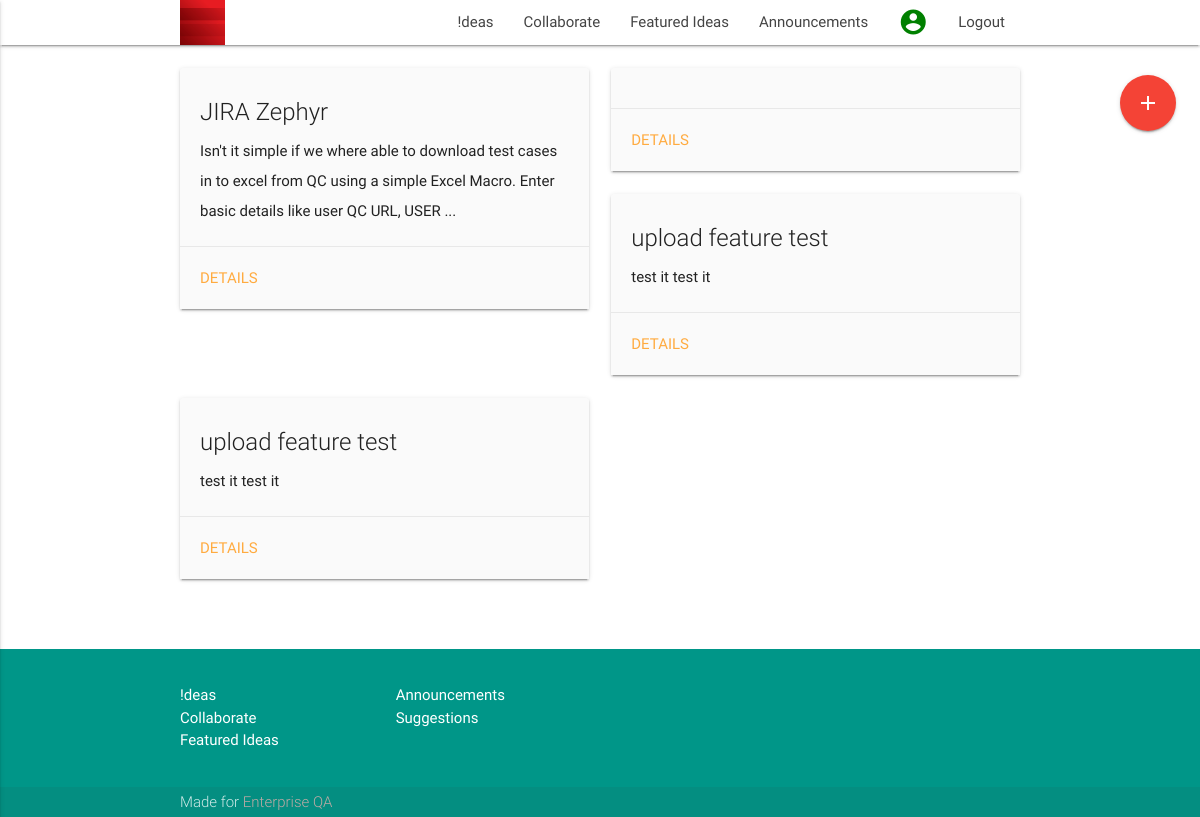
Screenshot of /ideas/me/comments (signed in) with the database file from the repository.
### database.py (models this page shows)
class Comments(Base):
    __tablename__ = 'comments'
    id = Column(Integer, primary_key=True)
    idea_id = Column(Integer, ForeignKey(Ideas.id))
    comment = Column(String(200), nullable=False)
    isActive = Column(Boolean, default=True)
    createdBy = Column(Integer, ForeignKey(User.id))
    createdDate = Column(DateTime(timezone=True), server_default=func.now())
    updatedDate = Column(DateTime(timezone=True), onupdate=func.now())
    user = relationship("User", foreign_keys=[createdBy])
    idea = relationship("Ideas", foreign_keys=[idea_id])

class Ideas(Base):
    __tablename__ = 'ideas'
    id = Column(Integer, primary_key=True)
    title = Column(String(150), nullable=False)
    summary = Column(String(2000), nullable=False)
    tags = Column(String(30), nullable=True)
    filename = Column(String(50), nullable=True)
    filePath = Column(String(100), nullable=True)
    user_id = Column(Integer, ForeignKey(User.id))
    isActive = Column(Boolean, default=True)
    usability = Column(Boolean, default=False)
    createdDate = Column(DateTime(timezone=True), server_default=func.now())
    updatedDate = Column(DateTime(timezone=True), onupdate=func.now())
    user = relationship(User)
    '''@property
    def serialize(self):
    """Return object data in easily serializeable format"""
    return {
        'id': self.id,
        'title': self.title,
        'summary': self.summary,
    }'''

### app.py (the view)
@app.route('/ideas/me/comments')
def myComments():
    me = session['user_id']
    try:
        users = dbsession.query(User).filter(User.email == me).first()
        mycomments = dbsession.query(Comments).filter(Comments.createdBy == users.id).all()
        return render_template('/ideas/myComments.html', comments=mycomments)
    except NoResultFound:
        error = "You haven't commented on any Ideas yet! try doing it now"
        return render_template('/ideas/myIdeas.html', error=error)

### templates/ideas/myComments.html
{% extends "layout.html" %}
{% block content %}
  <div class="container">
    <div class="section">
      <div class="row">
          <div>
            {% if error: %}
              <strong class="red-text"><b>{{ error }}</b></strong>
              {% else %}
                {%  for each in comments %}
                    <div class="col s12 m6 l6">
                        <div class="card grey lighten-5 hoverable">
                            <div class="card-content dark">
                                <span class="card-title">{{ each.idea.title }}</span>
                                <p>{{ each.idea.summary | truncate(150, true) }}</p>
                            </div>
                            <div class="card-action">
                                <a href="{{ url_for('ideaDetails', idea_id=each.idea_id)}}">Details</a>
                            </div>
                        </div>
                    </div>
                  {% endfor %}
              {% endif %}
            </div>
        </div>
    </div>
  </div>
    <div class="fixed-action-btn" style="top: 60px; right: 24px;">
        <a class="btn-floating btn-large red" href="{{ url_for('newIdea') }}">
            <i class="material-icons">add</i>
        </a>
    </div>
{% endblock %}

### static/css/style.css (style rules this page uses)
p { line-height: 2rem; }

### templates/layout.html (style rules this page uses)
body { display: flex; min-height: 100vh; flex-direction: column; }

### rows the page displays
Comments: idea "JIRA Zephyr", idea.summary "Isn't it simple if we where able to download test cases in to excel from QC using a simple Excel Macro. Enter basic details like user QC URL, USER ..."
Comments: idea "upload feature test", idea.summary "test it test it"
Comments: idea "upload feature test", idea.summary "test it test it"
